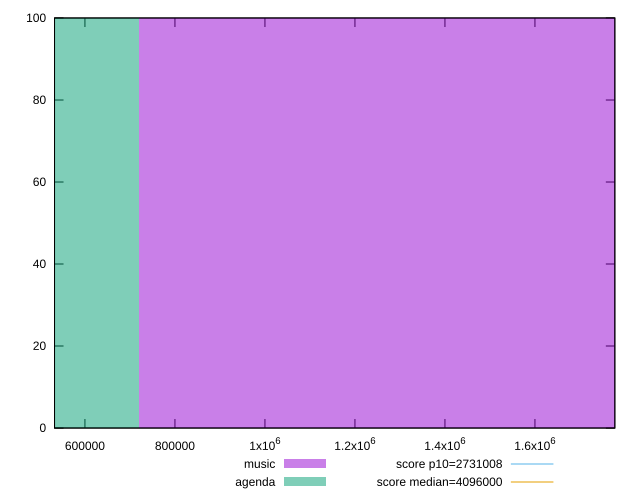

Write the gnuplot code that produced this figure.
reset

$music <<EOF
1439439.8085361738 100
EOF

$agenda <<EOF
0 100
EOF

set key outside below
set boxwidth 1439439.8085361738
set xrange [532435:1777513]
set yrange [0:100]
set trange [0:100]
set style fill transparent solid 0.5 noborder

set parametric
set terminal svg size 640, 500 enhanced background rgb 'white'
set output "reports/report_00032_2021-02-25T10-28-15.087Z/total-byte-weight/comparison/histogram/0_vs_1.svg"

plot $music title "music" with boxes, \
     $agenda title "agenda" with boxes, \
     2731008,t title "score p10=2731008", \
     4096000,t title "score median=4096000"

reset
